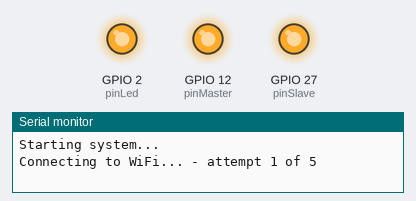
A sketch run on a simulated ESP32. Parts: output pins drawn as LEDs (lit = HIGH), the last lines printed to the serial monitor. WiFi joins after 1.5 s; servers stay silent unless stated.

Above: at 0.1 s.
At 32.6 s:
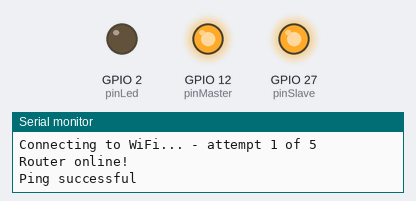
Timing chart, 0 to 34.1 s (numbered marks = the images above):
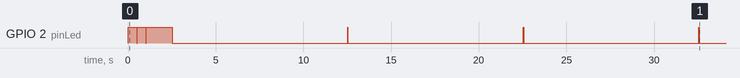

Measured:
- by itself, GPIO 2 (pinLed): goes LOW 0.01 s, HIGH 0.50 s, LOW 0.01 s, HIGH 1.5 s, 3 × (LOW 10.0 s, HIGH 0.01 s), then LOW

The sketch:

esp32_2tomadas_v03.ino
```cpp
#include <WiFi.h>
#include <ESP32Ping.h> /*including the ping library*/

// #define pinLed  2

const char* ssid = "warbrito"; /*Define network SSID*/

const char* password = "gb240820"; /*Define Network Password*/

int pinMaster = 12;   /// trocar para releMaster e releSlave  +  pensar em led externo
int pinSlave = 27;

int pinLed = 2;

bool board_on = true;

int countHA = 0;
int countRouter = 0;

void setup() {

  Serial.begin(115200); /*Baud rate for serial communication*/
  pinMode(pinSlave, OUTPUT);
  pinMode(pinMaster, OUTPUT);

  pinMode(pinLed,OUTPUT);

  // for (int y = 0; y < 10; y++) {
  // digitalWrite(pinSlave,HIGH);   // low = on;  high=off
  // delay(1000);
  // digitalWrite(pinSlave,LOW);   // low = on;  high=off
  // delay(1000);
  // }

  digitalWrite(pinSlave,HIGH);   // low = on;  high=off
  digitalWrite(pinMaster,HIGH);   // low = on;  high=off

  digitalWrite(pinLed,HIGH);

  digitalWrite(board_on, HIGH);

  Serial.println("\n\n\n\n\n\n\n\n\n\n");
  Serial.println("Starting system...");
}

void loop() {

  WiFi.begin(ssid, password); /*Begin WiFi connection*/

  while (WiFi.status() != WL_CONNECTED) {

    countRouter += 1;
    Serial.print("Connecting to WiFi... - attempt ");
    Serial.print(countRouter);
    Serial.println(" of 5");

   // delay de 1 minuto
    for (int i = 0; i < 120; i++) {
      delay(10);
      digitalWrite(pinLed,HIGH);
      delay(500);
      digitalWrite(pinLed,LOW);
      if (WiFi.status() == WL_CONNECTED) { break; }
    }

    if (countRouter >= 5) {     // fora durante 5 minutos
      Serial.println("Conection Router failed.");
      Serial.println("Shut down...");
      digitalWrite(pinLed,HIGH);
      digitalWrite(pinMaster,LOW);
      delay(1 * 60000);     // 1 minuto
      digitalWrite(pinMaster,HIGH);
      digitalWrite(pinLed,LOW);
      Serial.println("Starting Router...");
      delay(5 * 60000);     // 5 minuto
      countRouter = 0;
    }
  }

  Serial.println("Router online!");
  countRouter = 0;

  while (WiFi.status() == WL_CONNECTED) {

    digitalWrite(pinLed,HIGH);

    bool success = Ping.ping("192.168.15.10", 3);       // homeassistant.local:8123       Ping.ping("192.168.15.10", 3);

    if (success) {
      Serial.println("Ping successful");
      countHA = 0;
    } else {

      countHA += 1;

      Serial.print("Ping failed... - attempt ");
      Serial.print(countHA);
      Serial.println(" of 5");
    }

    // delay de 1 minuto
    for (int i = 0; i < 6; i++) {
      if (countHA > 0) {
        for (int x = 0; x < 10; x++) {
          digitalWrite(pinLed,LOW);
          delay(1000);
          digitalWrite(pinLed,HIGH);
          delay(10);
        }
      } else {
        digitalWrite(pinLed,LOW);
        delay(10000);
        digitalWrite(pinLed,HIGH);
        delay(10);
      }
    }

    if (countHA >= 5) {     // fora durante 5 minutos
      Serial.println("Conection Home Assistant failed.");
      Serial.println("Shut down...");
      digitalWrite(pinLed,HIGH);
      digitalWrite(pinSlave,LOW);
      delay(1 * 60000);      // 1 minuyo
      digitalWrite(pinSlave,HIGH);
      Serial.println("Starting Home Assistant...");
      delay(5 * 60000);      // 5 minutos para restart do sistema
      Serial.println("Starting ping...");
      digitalWrite(pinLed,LOW);
      countHA = 0;
    }
  }
}
```
